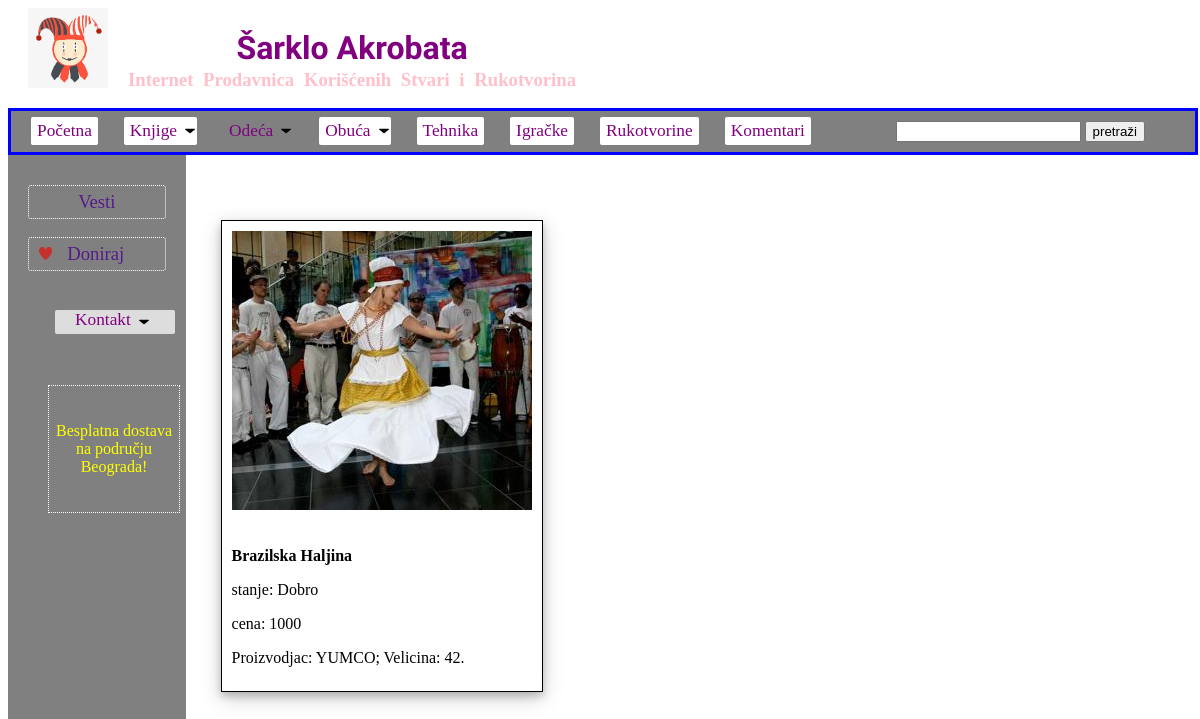
The page /odeca_zenska/ on the database its author committed.
### sarklo/models.py (models this page shows, shortened)
class Oglas(models.Model):
    autor = models.ForeignKey(User, on_delete = models.CASCADE)
    slika = models.ImageField(default=None)
    naslov = models.CharField(max_length = 100)
    date = models.DateTimeField(default = timezone.now)
    ODECA_MUSKA = 'OM'
    OBUCA_MUSKA ='BM'
    ODECA_ZENSKA = 'OZ'
    OBUCA_ZENSKA ='BZ'
    KNJIGE_SKOLSKE = 'KS'
    KNJIGE_OSTALE = 'KO'
    IGRACKE = 'IG'
    TEHNIKA = 'TE'
    RUKOTVORINE = 'RK'
    IZBOR_KATEGORIJA = [(ODECA_MUSKA, 'Odeca Muska'),(ODECA_ZENSKA, 'Odeca Zenska'),
                        (OBUCA_MUSKA, 'Obuca Muska'),(OBUCA_ZENSKA, 'Obuca Zenska'),
                        (KNJIGE_SKOLSKE, 'Knjige Skolske'), (KNJIGE_OSTALE, 'Knjige Ostale'),
                        (IGRACKE, 'Igracke'), (TEHNIKA,'Tehnika'),
                        (RUKOTVORINE, 'Rukotvorine')]
    kategorija = models.CharField(max_length = 2, choices=IZBOR_KATEGORIJA, default=KNJIGE_SKOLSKE)
    stanje = models.CharField(max_length = 100)
    cena = models.IntegerField()
    opis = models.TextField(default= None)

### sarklo/views.py (the view)
# urls.py: path('odeca_zenska/', views.odeca_zenska, name="shop-odeca-zenska"),
def odeca_zenska(request):
        queryset_list = Oglas.objects.all().order_by('-date')
        query = request.GET.get('q')
        if query:
            queryset_list = queryset_list.filter(naslov = query)
            if queryset_list:
                 context = {'oglasi': queryset_list}
                 return render(request, "sarklo/rezultati_pretrage.html", context)
            else:
                return HttpResponse('<h2>Nista nije pronadjeno.</h2>')
        else:
            query_list = Oglas.objects.filter(kategorija = 'OZ')
            paginator = Paginator(query_list, 6)
            page = request.GET.get('page')
            query_list = paginator.get_page(page)
            print (query_list)
            current_page = 'odeca'
            print (current_page)
            context = {'oglasi': query_list, 'current_page': current_page}
            print (context)
            return render(request, "sarklo/odeca_zenska.html", context)

### sarklo/templates/sarklo/odeca_zenska.html (shortened to what this page needs)
{% extends "sarklo/layout.html" %}
{% load static %}
{% block content %}
    <h1 style="width: 85%; display: inline-block; position: relative; left: 35px; top: 15px; color: purple"></h1><br><br>
        {% for oglas in oglasi %}
            <div style="width: 320px; height: 470px; border: 1px solid black; float: left; box-shadow: 0 4px 8px 0 rgba(0, 0, 0, 0.2), 0 6px 20px 0 rgba(0, 0, 0, 0.19); margin-left: 35px; margin-bottom: 35px;">
                {% if oglas.slika %}
                    <div style="width: 320px; height: 300px;">
                        <img src="{{ oglas.slika.url }}" style="display:block; margin-top: 10px; margin-right: auto; margin-left: auto;">
                    </div>
                {% endif %}
                <p style="margin-left: 10px;"><strong>{{ oglas.naslov }}</strong></p>
                <p style="margin-left: 10px;">stanje: {{ oglas.stanje }}</p>
                <p style="margin-left: 10px;">cena: {{ oglas.cena }}</p>
                <p style="margin-left: 10px;">{{ oglas.opis }}</p>
            </div>
        {% endfor %}
{% endblock content %}

### rows shown on the page
Oglas: slika (picture), naslov "Brazilska Haljina", stanje "Dobro", cena "1000", opis "Proizvodjac: YUMCO; Velicina: 42."
